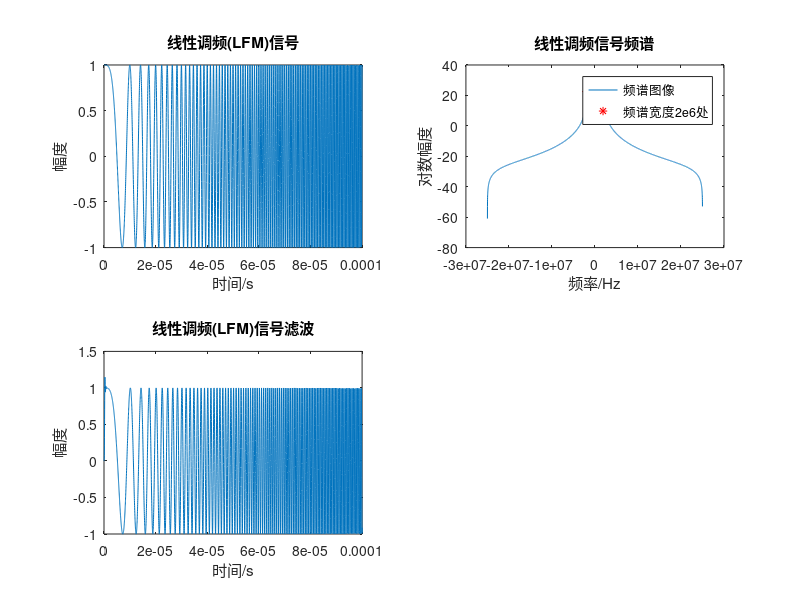

MATLAB code to generate this figure:
%%分析LFM信号时域和频域

fs=5e7;   %采样率
T=10e-5;  %脉冲宽度
N=fs*T;   %采样点数
t=linspace(0,T,N);%横坐标
y=chirp(t,0,T,2e6);%纵坐标
subplot(2,2,1);
plot(t,y);
xlabel("时间/s");
ylabel("幅度");
title('线性调频(LFM)信号');

Y=fft(y);
w=(-N/2:N/2-1)*fs/length(y);
Yshift=fftshift(Y);
subplot(2,2,2);
plot(w,10*log10(abs(Yshift)));
hold on;
plot([2e6 -2e6],[22.5 22.5],'r*');

legend('频谱图像','频谱宽度2e6处')

xlabel("频率/Hz");
ylabel("对数幅度");
title('线性调频信号频谱');

[b,a] = butter(6,3e6/(fs/2));
y_r = filter(b,a,y);
subplot(2,2,3);
plot(t,y_r);
xlabel("时间/s");
ylabel("幅度");
title('线性调频(LFM)信号滤波');


